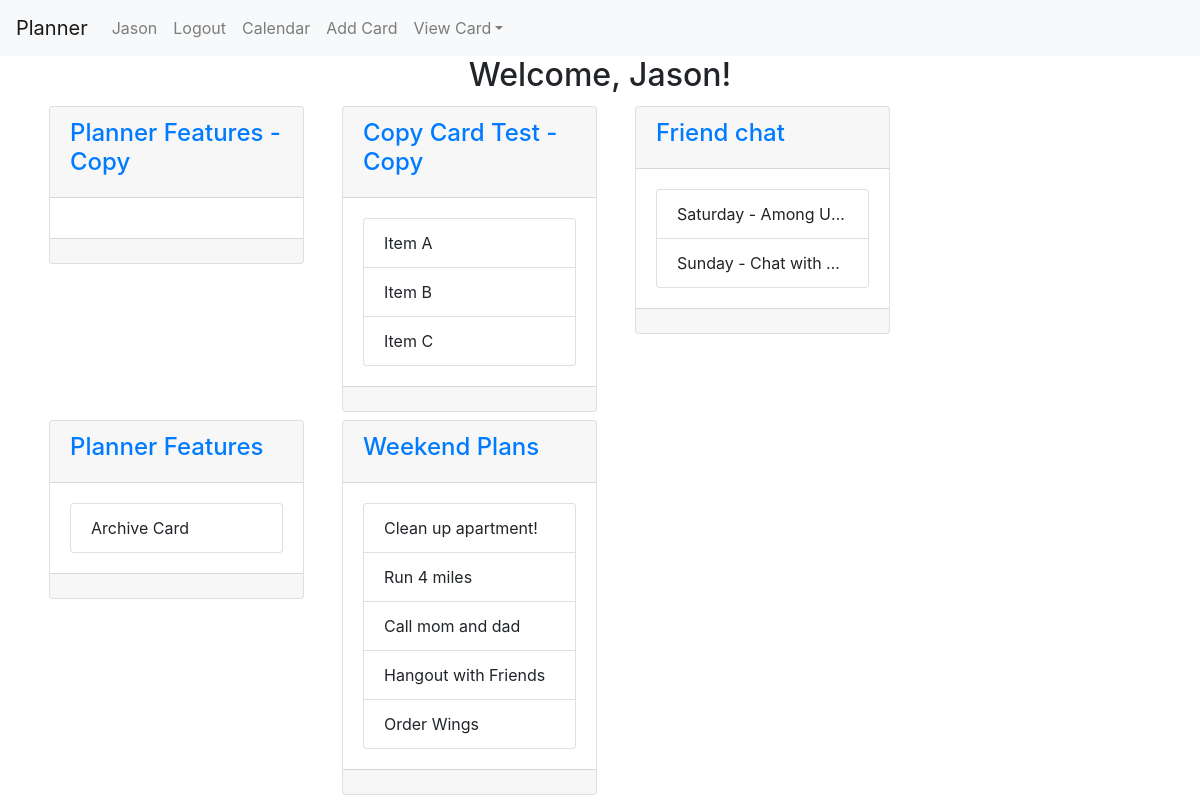
The app's page / (signed in) with its own data.
### planner/models.py (models this page shows)
class User(AbstractUser):
    pass

class Card(models.Model):
	owner = models.ForeignKey(User, on_delete=models.CASCADE)
	title = models.CharField(max_length=64)
	description = models.CharField(max_length=256)
	timestamp = models.DateTimeField(auto_now_add=True)
	favorite = models.BooleanField(default=False)
	hide_completed = models.BooleanField(default=False)
	archived = models.BooleanField(default=False)
	is_complete = models.BooleanField(default=False)

class Item(models.Model):
	owner = models.ForeignKey(User, on_delete=models.CASCADE)
	card = models.ForeignKey(Card, on_delete=models.CASCADE)
	text = models.CharField(max_length=256)
	description = models.CharField(max_length=256, default="")
	timestamp = models.DateTimeField(auto_now_add=True)
	is_active = models.BooleanField(default=True)

### planner/views.py (the view)
# urls.py: path("", views.index, name="index"),
@login_required
def index(request):
	cards = Card.objects.filter(owner=User.objects.get(id=request.user.id)).order_by("-timestamp")
	items = Item.objects.filter(card__in=cards)
	return render(request,"planner/index.html", {
		"cards": cards,
		"items": items
		})

### planner/templates/planner/index.html (shortened to what this page needs)
{% extends 'planner/layout.html' %}
{% load static %}
{% block body %}
<div class="container">
	<h2 class="text-center">Welcome, {{ user.username }}!</h2>
	<div class="row">
	{% for card in cards %}
		{% if card.favorite == True %}
		<div class="col-md-3 m-1">
			<div class="card">
				<div class="card-header">
					<h4 class="float-left"><a href="{% url 'view_card' id=card.id %}">{{ card.title }}</a></h4>
				</div>
				<div class="card-body">
					<ul class="list-group">
					{% for item in items %}
						{% if item.card.id == card.id and item.is_active %}
						<li class="list-group-item text-truncate">{{ item.text }}</li>
						{% endif %}
					{% endfor %}
				</div>
				<div class="card-footer">
				</div>
			</div>
		</div>
		{% endif %}
	{% endfor %}
	</div>
</div>
{% endblock %}

### planner/templates/planner/layout.html (shortened to what this page needs)
{% load static %}
<!DOCTYPE html>
<html lang="en">
	<head>
		<link rel="stylesheet" href="https://stackpath.bootstrapcdn.com/bootstrap/4.4.1/css/bootstrap.min.css">
		<link href="{% static 'styles.css' %}" rel="stylesheet">
	</head>
	<body>
		<nav class="navbar navbar-expand-md navbar-light bg-light">
			<a class="navbar-brand" href="/">Planner</a>
			<div class="collapse navbar-collapse" id="navbar">
				<ul class="navbar-nav mr-auto ">
					{% if user.is_authenticated %}
					<li class="nav-item">
						<a class="nav-link" href="{% url 'profile' %}">{{ user.username }}</a>
					</li>
					<li class="nav-item">
						<a class="nav-link" href="{% url 'logout' %}">Logout</a>
					</li>
					<li class="nav-item">
						<a href="{% url 'calendar' %}" class="nav-link" name="calendar">Calendar</a>
					</li>
					<li class="nav-item">
						<a href="{% url 'add_card' %}" class="nav-link" name="add-card">Add Card</a>
					</li>
					<li class="nav-item dropdown">
						<a class="nav-link dropdown-toggle" data-toggle="dropdown" href="#" role="button" aria-haspopup="true" aria-expanded="false">View Card</a>
					</li>
					{% endif %}
				</ul>
			</div>
		</nav>
		<div class="body">
			{% block body %}
			{% endblock %}
		</div>
	</body>
</html>

### records on screen
User: username "Jason"
Card: title "Planner Features - Copy"
Card: title "Copy Card Test - Copy"
Item: text "Item A"
Item: text "Item B"
Item: text "Item C"
Card: title "Friend chat"
Item: text "Saturday - Among U…"
Item: text "Sunday - Chat with…"
Card: title "Planner Features"
Item: text "Archive Card"
Card: title "Weekend Plans"
Item: text "Clean up apartment!"
Item: text "Run 4 miles"
Item: text "Call mom and dad"
Item: text "Hangout with Friends"
Item: text "Order Wings"
